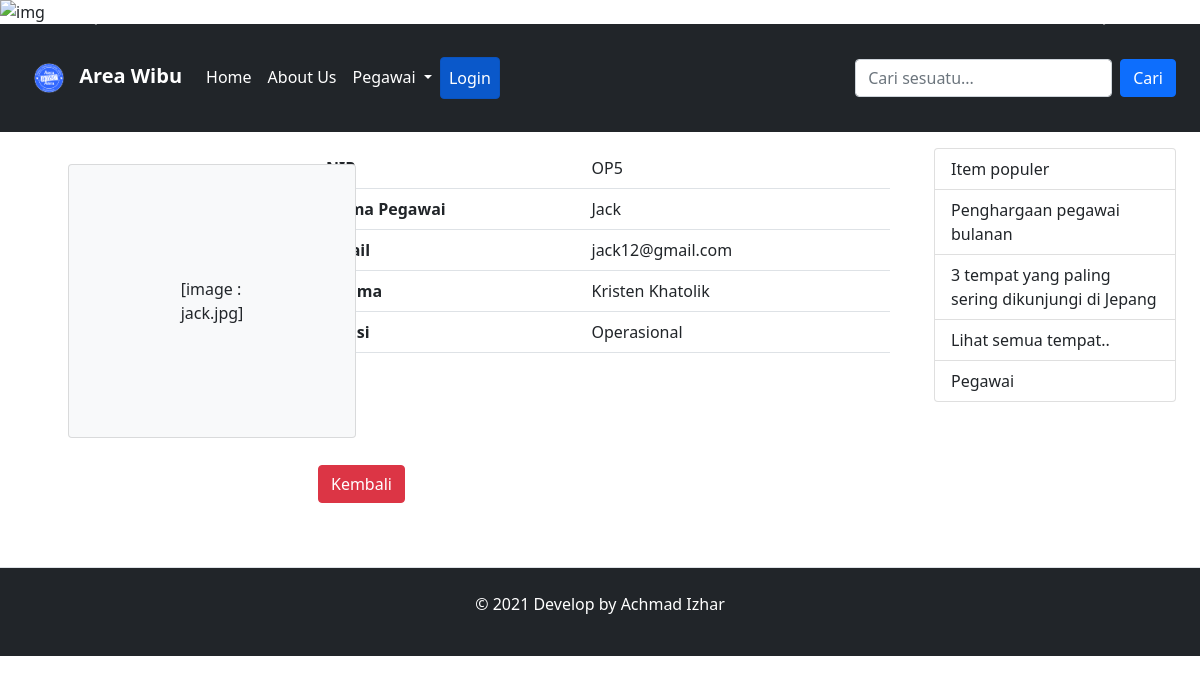
The app's page /index.php?page=detailPegawai&id=16 with its own data.
### tables this page shows
CREATE TABLE `pegawai` (
  `id` int(11) NOT NULL,
  `nip` varchar(5) NOT NULL,
  `nama` varchar(50) NOT NULL,
  `email` varchar(50) NOT NULL,
  `agama` enum('Islam','Kristen Protestan','Kristen Khatolik','Hindu','Buddha','Khonghucu') NOT NULL,
  `iddivisi` int(11) DEFAULT NULL,
  `foto` varchar(50) DEFAULT NULL
);

CREATE TABLE `divisi` (
  `id` int(11) NOT NULL,
  `nama` varchar(50) NOT NULL
);

### index.php (called while the page is built, shortened)
<?php
include_once 'views/header.php';
include_once 'views/menu.php';
include_once 'main.php';
include_once 'views/sidebar.php';
include_once 'views/footer.php';
?>

### models/Pegawai.php (called while the page is built, shortened)
<?php
class Pegawai {
    private $koneksi;
    public function __construct()
    {
        global $dbh;
        $this->koneksi = $dbh;
    }
    public function detailPegawai($data) {
        $sql = "SELECT pegawai.*, divisi.nama as divisi FROM pegawai INNER JOIN divisi on divisi.id = pegawai.iddivisi WHERE pegawai.id = ?";
        $gather = $this->koneksi->prepare($sql);
        $gather->execute([$data]);
        $result = $gather->fetch();
        return $result;
    }
}

### detailPegawai.php (the view)
<?php
require_once 'models/Pegawai.php';
$pegawai = new Pegawai();
$data = $_REQUEST['id'];
$detail = $pegawai->detailPegawai($data);
?>
<div class="row">
    <div class="col-4">
        <div class="card bg-light m-5 p-5 mt-3" style="width: 18rem;">
            <div class="card-body">
                <div class="d-flex justify-content-center p-5">[image : <?= $detail['foto']; ?>]</div>
            </div>
        </div>
    </div>
    <div class="col-8">
        <table class="table">
            <thead>
                <tr>
                    <th scope="col">NIP</th>
                    <td><?= $detail['nip']; ?></td>
                </tr>
                <tr>
                    <th scope="col">Nama Pegawai</th>
                    <td><?= $detail['nama']; ?></td>
                </tr>
                <tr>
                    <th scope="col">Email</th>
                    <td><?= $detail['email']; ?></td>
                </tr>
                <tr>
                    <th scope="col">Agama</th>
                    <td><?= $detail['agama']; ?></td>
                </tr>
                <tr>
                    <th scope="col">Divisi</th>
                    <td><?= $detail['divisi']; ?></td>
                </tr>
            </thead>
        </table>
        <br>
        <br>
        <a href="index.php?page=dataPegawai" class="btn btn-danger mt-5 mb-5">Kembali</a>
    </div>
</div>

### records on screen
pegawai: foto "jack.jpg", nip "OP5", nama "Jack", email "jack12@gmail.com", agama "Kristen Khatolik", iddivisi.nama "Operasional"
